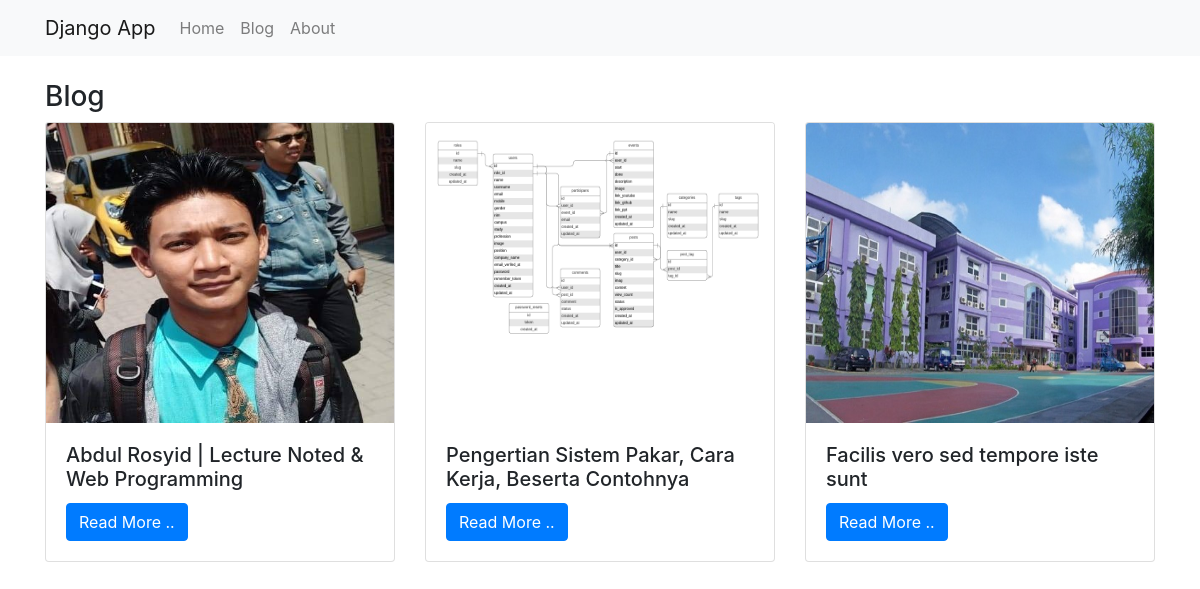
Screenshot of /blog/ with the database file from the repository.
### blog/models.py (models this page shows, shortened)
class Post(models.Model):
    title = models.CharField(max_length=255)
    content = models.TextField()
    image = models.FileField(upload_to='static/img', blank=True)
    created_at = models.DateTimeField()

### blog/views.py (the view)
# urls.py: path('', views.index),
def index(request):
    context = {
        'title': 'Halaman apa',
        'Posts': Post.objects.all()
    }
    return render(request, 'blog/index.html', context)

### blog/templates/blog/index.html
{% extends 'app.html' %}
{% block content %}
<div class="container mt-4">
    <h3>Blog</h3>
    <div class="row">
        {% for post in Posts %}
        <div class="col-md-4">
            <div class="card">
                <img src="/{{ post.image }}" class="card-img-top" alt="..." height="300">
                <div class="card-body">
                  <h5 class="card-title">{{ post.title }}</h5>
                  <a href="/blog/{{ post.id }}" class="btn btn-primary">Read More ..</a>
                </div>
            </div>
        </div>
        {% endfor %}
    </div>
</div>
{% endblock content %}

### templates/app.html (shortened to what this page needs)
{% load static %}
<!DOCTYPE html>
<html lang="en">
<head>
    <link rel="stylesheet" href="{% static 'css/bootstrap.css' %}">
</head>
<body>
    <nav class="navbar navbar-expand-lg navbar-light bg-light">
        <div class="container">
            <a class="navbar-brand" href="/">Django App</a>
            <div class="collapse navbar-collapse" id="navbarNavAltMarkup">
                <div class="navbar-nav">
                    <a class="nav-link" href="/">Home</a>
                    <a class="nav-link" href="/blog">Blog</a>
                    <a class="nav-link" href="/about">About</a>
                </div>
            </div>
        </div>
      </nav>
    {% block content %}
    {% endblock content %}
</body>
</html>

### rows the page displays
Post: image (picture), title "Abdul Rosyid | Lecture Noted & Web Programming"
Post: image (placeholder picture), title "Pengertian Sistem Pakar, Cara Kerja, Beserta Contohnya"
Post: image (picture), title "Facilis vero sed tempore iste sunt"
